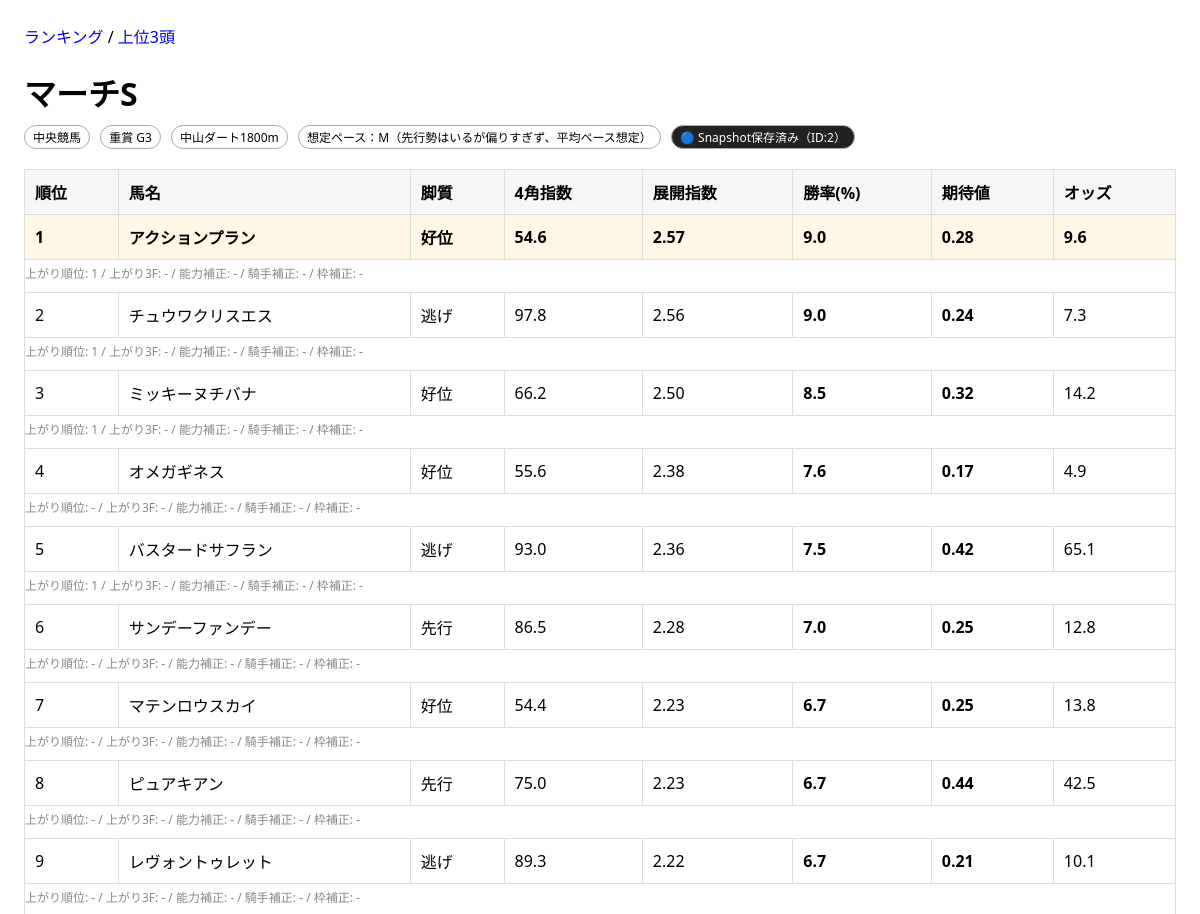
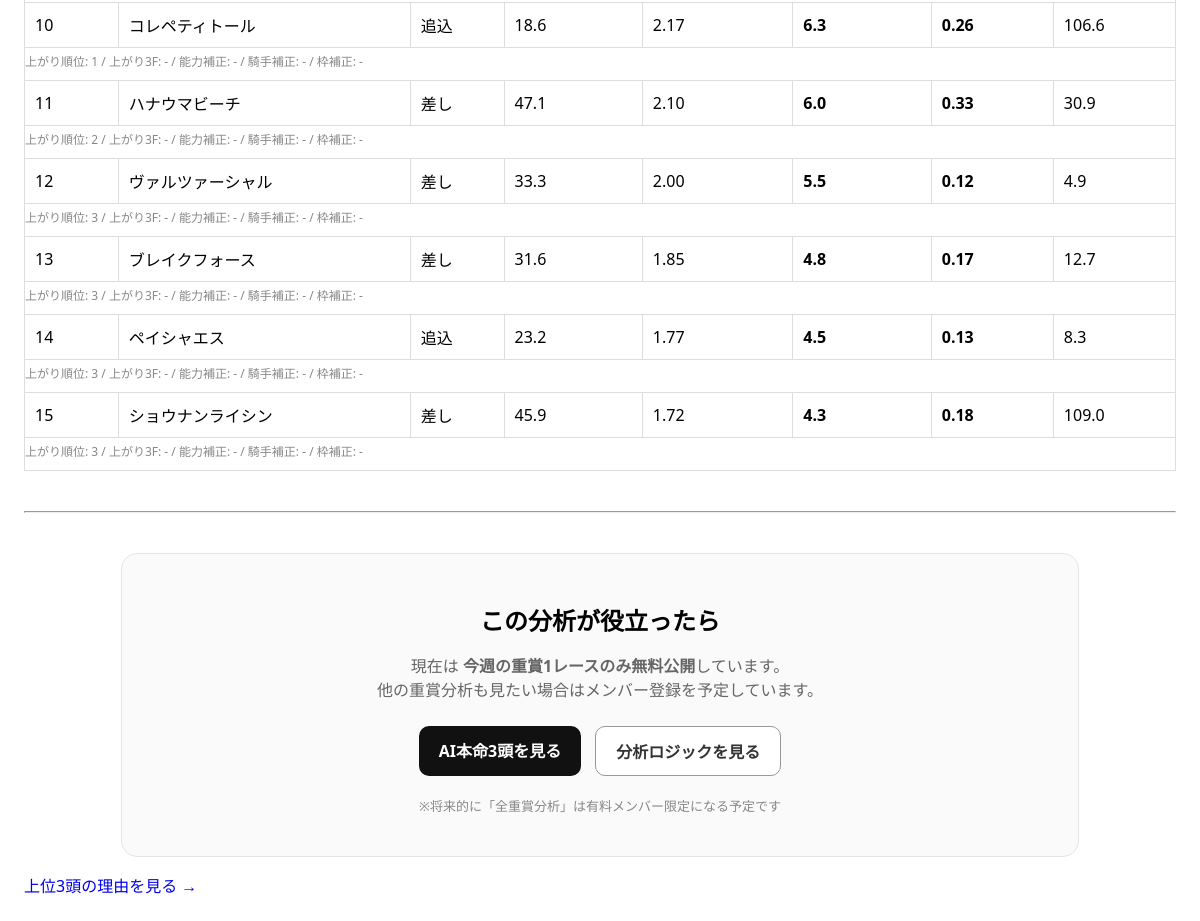
The app's page /race/ with its own data (2 pictures, top to bottom).
### keibaapp_1/models.py (models this page shows, shortened)
class Race(models.Model):
    GRADE_CHOICES = [("G1", "G1"), ("G2", "G2"), ("G3", "G3")]
    name = models.CharField(max_length=100)
    race_date = models.DateField()
    course = models.CharField(max_length=100)  # 例：東京 ダ1600
    grade = models.CharField(max_length=2, choices=GRADE_CHOICES)
    track_condition = models.CharField(max_length=10, blank=True, default="")  # 良/稍/重/不
    pace = models.CharField(max_length=1, blank=True, default="")  # S/M/H
    pace_comment = models.CharField(max_length=100, blank=True, default="")
    created_at = models.DateTimeField(auto_now_add=True)

class RaceAnalysisSnapshot(models.Model):
    PACE_CHOICES = [
        ("S", "スロー"),
        ("M", "ミドル"),
        ("H", "ハイ"),
    ]
    race = models.ForeignKey(
        Race,
        on_delete=models.CASCADE,
        related_name="analysis_snapshots"
    )
    predicted_pace = models.CharField(max_length=1, choices=PACE_CHOICES)
    pace_comment = models.CharField(max_length=255, blank=True, default="")
    front_ratio = models.FloatField(default=0.0)
    n_nige = models.IntegerField(default=0)
    n_front = models.IntegerField(default=0)
    pace_pressure = models.FloatField(default=0.0)
    field_agari_avg = models.FloatField(null=True, blank=True)
    model_version = models.CharField(max_length=30, blank=True, default="v1")
    calculated_at = models.DateTimeField(auto_now_add=True)

class HorseEntry(models.Model):
    RUN_STYLE_CHOICES = [
        ("NIGE", "逃げ"),
        ("SENKO", "先行"),
        ("KOUI", "好位"),
        ("SASHI", "差し"),
        ("OIKOMI", "追込"),
        ("UNKNOWN", "不明"),
    ]
    race = models.ForeignKey(Race, on_delete=models.CASCADE, related_name="entries")
    horse_name = models.CharField(max_length=100)
    gate = models.PositiveIntegerField(default=0)    # 枠
    number = models.PositiveIntegerField(default=0)  # 馬番
    jockey = models.CharField(max_length=100, blank=True, default="")
    run_style = models.CharField(max_length=10, choices=RUN_STYLE_CHOICES, default="UNKNOWN")
    last1_agari_rank = models.PositiveIntegerField(null=True, blank=True)
    last2_agari_rank = models.PositiveIntegerField(null=True, blank=True)
    last3_agari_rank = models.PositiveIntegerField(null=True, blank=True)
    last1_agari_3f = models.FloatField(null=True, blank=True)
    last2_agari_3f = models.FloatField(null=True, blank=True)
    last3_agari_3f = models.FloatField(null=True, blank=True)
    last1_field_size = models.PositiveIntegerField(null=True, blank=True)
    last2_field_size = models.PositiveIntegerField(null=True, blank=True)
    last3_field_size = models.PositiveIntegerField(null=True, blank=True)
    last1_corner4_pos = models.PositiveIntegerField(null=True, blank=True)
    last2_corner4_pos = models.PositiveIntegerField(null=True, blank=True)
    last3_corner4_pos = models.PositiveIntegerField(null=True, blank=True)
    expected_odds = models.FloatField(null=True, blank=True)
    created_at = models.DateTimeField(auto_now_add=True)

### keibaapp_1/views.py (the view)
# urls.py: path("race/", views.race_db, name="race_db"),
def race_db(request):
    race = get_selected_or_current_race(request)
    if not race:
        return render(request, "keibaapp_1/race_empty.html")
    entries = list(race.entries.all())
    analysis = analyze_entries(entries)
    snapshot, snapshot_created, snapshot_status = maybe_auto_save_snapshot(
        request=request,
        race=race,
        analysis=analysis,
        model_version=MODEL_VERSION,
    )
    context = {
        "race": build_race_context(race, analysis),
        "rows": build_row_data(analysis["results"]),
        "analysis": analysis,
        "debug": settings.DEBUG,
        "snapshot_id": snapshot.id if snapshot else None,
        "snapshot_created": snapshot_created,
        "snapshot_status": snapshot_status,
    }
    return render(request, "keibaapp_1/race_mock.html", context)

### keibaapp_1/services.py (called while the page is built, shortened)
def agari_rank_score(e: HorseEntry) -> Optional[int]:
    ranks = [
        e.last1_agari_rank,
        e.last2_agari_rank,
        e.last3_agari_rank
    ]
    ranks = [r for r in ranks if r is not None and r > 0]
    if not ranks:
        return None
    if 1 in ranks:
        return 3
    elif 2 in ranks:
        return 2
    elif 3 in ranks:
        return 1
    else:
        return 0

def calc_corner4_index(field_size: int, corner4_pos: int) -> Optional[float]:
    if not field_size or not corner4_pos:
        return None
    if field_size <= 1:
        return None
    if corner4_pos > field_size:
        return None
    return ((field_size - corner4_pos) / (field_size - 1)) * 100

def _corner4_pairs(entry: HorseEntry):
    return [
        (entry.last1_field_size, entry.last1_corner4_pos),
        (entry.last2_field_size, entry.last2_corner4_pos),
        (entry.last3_field_size, entry.last3_corner4_pos),
    ]

def avg_corner4_index(entry: HorseEntry) -> Optional[float]:
    values = []
    for field_size, pos in _corner4_pairs(entry):
        idx = calc_corner4_index(field_size, pos)
        if idx is not None:
            values.append(idx)
    if not values:
        return None
    return sum(values) / len(values)

def calc_front_metrics(entry: HorseEntry) -> dict:
    valid_positions = []
    indices = []
    for field_size, pos in _corner4_pairs(entry):
        if field_size and pos and field_size > 1 and pos <= field_size:
            valid_positions.append(pos)
            idx = calc_corner4_index(field_size, pos)
            if idx is not None:
                indices.append(idx)
    valid_count = len(valid_positions)
    nige_count = sum(1 for pos in valid_positions if pos == 1)
    front3_count = sum(1 for pos in valid_positions if pos <= 3)
    return {
        "avg_index": sum(indices) / len(indices) if indices else None,
        "nige_rate": nige_count / valid_count,
        "front3_rate": front3_count / valid_count,
        "valid_count": valid_count,
    }

def get_effective_run_style(entry: HorseEntry) -> str:
    auto_style = classify_run_style(entry)
    if auto_style != "UNKNOWN":
        return auto_style
    return entry.run_style or "UNKNOWN"

def display_run_style(style_code: str) -> str:
    table = {
        "NIGE": "逃げ",
        "SENKO": "先行",
        "KOUI": "好位",
        "SASHI": "差し",
        "OIKOMI": "追込",
        "UNKNOWN": "不明",
    }
    return table.get(style_code, "不明")

### keibaapp_1/templates/keibaapp_1/race_mock.html (shortened to what this page needs)
{% extends "keibaapp_1/base.html" %}
{% block content %}
<h1 style="margin-bottom:10px;">
{{ race.name }}
</h1>
<div class="meta" style="margin-bottom:20px;">
  <span class="badge">中央競馬</span>
  <span class="badge">重賞 {{ race.grade }}</span>
  <span class="badge">{{ race.course }}</span>
  <span class="badge">想定ペース：{{ race.pace }}（{{ race.pace_comment }}）</span>
  {% if debug or request.user.is_staff %}
    <span class="badge" style="background:#222;color:#fff;">
      {% if snapshot_created %}
        🟢 Snapshot新規保存
      {% elif snapshot_id %}
        🔵 Snapshot保存済み（ID:{{ snapshot_id }}）
      {% else %}
        ⚪ 未保存
      {% endif %}
    </span>
  {% endif %}
</div>
<table style="width:100%;border-collapse:collapse;">
  <thead>
    <tr style="background:#f0f0f0;">
      <th>順位</th>
      <th>馬名</th>
      <th>脚質</th>
      <th>4角指数</th>
      <th>展開指数</th>
      <th>勝率(%)</th>
      <th>期待値</th>
      <th>オッズ</th>
    </tr>
  </thead>
  <tbody>
    {% for r in rows %}
    <tr
      style="
      border-bottom:1px solid #eee;
      {% if forloop.first %}
        background:#fff7e6;
        font-weight:bold;
      {% endif %}
      "
    >
      <td>{{ r.rank }}</td>
      <td>
        {{ r.horse_name }}
      </td>
      <td>{{ r.style }}</td>
      <td>{{ r.corner4_index|default:"-" }}</td>
      <td>{{ r.tempo|floatformat:2 }}</td>
      <td>
        <b>{{ r.win_prob }}</b>
      </td>
      <td>
        <b style="
        ">
          {{ r.ev|floatformat:2 }}
        </b>
      </td>
      <td>{{ r.odds }}</td>
    </tr>
    <tr>
      <td colspan="8" style="font-size:12px;color:#888;padding:4px 0 10px 0;">
        上がり順位: {{ r.agari_avg_rank|default:"-" }} /
        上がり3F: {{ r.agari_avg_3f|default:"-" }} /
        能力補正: {{ r.ability_score|default:"-" }} /
        騎手補正: {{ r.jockey_score|default:"-" }} /
        枠補正: {{ r.gate_score|default:"-" }}
      </td>
    </tr>
    {% endfor %}
  </tbody>
</table>
<hr style="margin:40px 0;">
<section style="
max-width:900px;
margin:auto;
border:1px solid #e5e5e5;
border-radius:16px;
padding:28px;
background:#fafafa;
text-align:center;
">
<h2 style="margin-bottom:10px;">
この分析が役立ったら
</h2>
<p style="color:#666;margin-bottom:25px;">
現在は <b>今週の重賞1レースのみ無料公開</b>しています。<br>
他の重賞分析も見たい場合はメンバー登録を予定しています。
</p>
<div style="display:flex;gap:14px;justify-content:center;flex-wrap:wrap;">
<a href="/top/" style="
padding:12px 20px;
border-radius:10px;
background:#111;
color:#fff;
font-weight:bold;
text-decoration:none;
">
AI本命3頭を見る
</a>
<a href="/about/" style="
padding:12px 20px;
border-radius:10px;
border:1px solid #999;
color:#333;
font-weight:bold;
text-decoration:none;
background:#fff;
">
分析ロジックを見る
</a>
</div>
<p style="margin-top:20px;color:#888;font-size:13px;">
※将来的に「全重賞分析」は有料メンバー限定になる予定です
</p>
</section>
<p style="margin-top:16px;">
  <a href="/top/">上位3頭の理由を見る →</a>
</p>
{% endblock %}

### keibaapp_1/templates/keibaapp_1/base.html (style rules this page uses)
body { font-family: system-ui, sans-serif; margin: 24px; }
.badge { display:inline-block; padding:2px 8px; border:1px solid #aaa; border-radius:999px; font-size:12px; margin-right:6px; }
.meta { margin: 8px 0 16px; }
table { border-collapse: collapse; width: 100%; }
th, td { border: 1px solid #ddd; padding: 10px; text-align: left; }
th { background: #f6f6f6; }
a { text-decoration: none; }

### records on screen
Race: name "マーチS", grade "G3", course "中山ダート1800m"
RaceAnalysisSnapshot: pace_comment "先行勢はいるが偏りすぎず、平均ペース想定"
HorseEntry: horse_name "アクションプラン", odds "9.6"
HorseEntry: horse_name "チュウワクリスエス", odds "7.3"
HorseEntry: horse_name "ミッキーヌチバナ", odds "14.2"
HorseEntry: horse_name "オメガギネス", odds "4.9"
HorseEntry: horse_name "バスタードサフラン", odds "65.1"
HorseEntry: horse_name "サンデーファンデー", odds "12.8"
HorseEntry: horse_name "マテンロウスカイ", odds "13.8"
HorseEntry: horse_name "ピュアキアン", odds "42.5"
HorseEntry: horse_name "レヴォントゥレット", odds "10.1"
HorseEntry: horse_name "コレペティトール", odds "106.6"
HorseEntry: horse_name "ハナウマビーチ", odds "30.9"
HorseEntry: horse_name "ヴァルツァーシャル", odds "4.9"
HorseEntry: horse_name "ブレイクフォース", odds "12.7"
HorseEntry: horse_name "ペイシャエス", odds "8.3"
HorseEntry: horse_name "ショウナンライシン", odds "109.0"

### other values on screen
{{ race.pace }} "M"
{{ snapshot_id }} "2"
{{ r.rank }} "1" "2" "3" "4" "5" "6" "7" "8" "9" "10" "11" "12" "13" "14" "15"
{{ r.style }} "好位" "逃げ" "好位" "好位" "逃げ" "先行" "好位" "先行" "逃げ" "追込" "差し" "差し" "差し" "追込" "差し"
{{ r.corner4_index|default:"-" }} "54.6" "97.8" "66.2" "55.6" "93.0" "86.5" "54.4" "75.0" "89.3" "18.6" "47.1" "33.3" "31.6" "23.2" "45.9"
{{ r.tempo|floatformat:2 }} "2.57" "2.56" "2.50" "2.38" "2.36" "2.28" "2.23" "2.23" "2.22" "2.17" "2.10" "2.00" "1.85" "1.77" "1.72"
{{ r.win_prob }} "9.0" "9.0" "8.5" "7.6" "7.5" "7.0" "6.7" "6.7" "6.7" "6.3" "6.0" "5.5" "4.8" "4.5" "4.3"
{{ r.ev|floatformat:2 }} "0.28" "0.24" "0.32" "0.17" "0.42" "0.25" "0.25" "0.44" "0.21" "0.26" "0.33" "0.12" "0.17" "0.13" "0.18"
{{ r.agari_avg_rank|default:"-" }} "1" "1" "1" "-" "1" "-" "-" "-" "-" "1" "2" "3" "3" "3" "3"
{{ r.agari_avg_3f|default:"-" }} "-" "-" "-" "-" "-" "-" "-" "-" "-" "-" "-" "-" "-" "-" "-"
{{ r.ability_score|default:"-" }} "-" "-" "-" "-" "-" "-" "-" "-" "-" "-" "-" "-" "-" "-" "-"
{{ r.jockey_score|default:"-" }} "-" "-" "-" "-" "-" "-" "-" "-" "-" "-" "-" "-" "-" "-" "-"
{{ r.gate_score|default:"-" }} "-" "-" "-" "-" "-" "-" "-" "-" "-" "-" "-" "-" "-" "-" "-"
